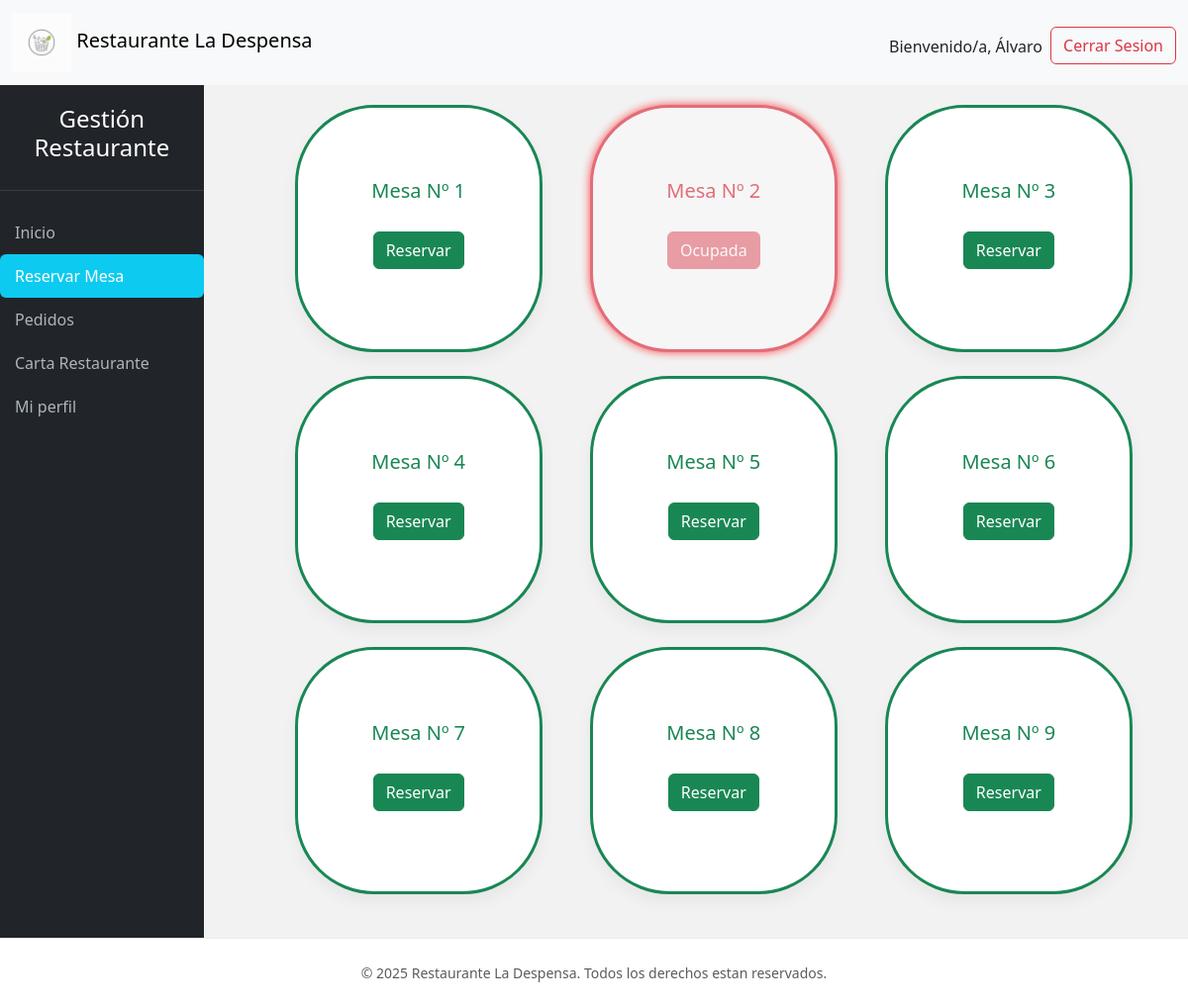
The page /clientes/mesas.php (signed in) on the database its author committed.
### tables this page shows
CREATE TABLE `mesa` (
  `nmesa` int(11) NOT NULL,
  `estado` tinyint(1) NOT NULL
);

### clientes/mesas.php (the view, shortened to what this page needs)
<?php
include("../conexion.php");
$consultamesa = "SELECT * FROM mesa";
$mesas = mysqli_query($conn, $consultamesa);
?>
<!doctype html>
<html lang="es">
<head>
    <?php
    include("../head.php");
    ?>
</head>
<body>
    <?php
    include("../nav.php");
    ?>
    <div class="wrapper">
        <?php
        include("navbar.php");
        ?>
        <div id="content">
            <div class="container-fluid">
                <div class="row ms-5">
                    <?php
                    if ($mesas && mysqli_num_rows($mesas) > 0) {
                        while ($datosmesas = mysqli_fetch_assoc($mesas)) {
                            $nummesa = $datosmesas['nmesa'];
                            $estadomesa = $datosmesas['estado'];
                            $clase_estado = '';
                            $texto_btn = '';
                            $btn_clase = 'btn-primary';
                            switch ($estadomesa) {
                                case 0:
                                    $clase_estado = 'mesa-disponible';
                                    $texto_btn = 'Reservar';
                                    $btn_clase = 'btn-success';
                                    break;
                                case 1:
                                    $clase_estado = 'mesa-ocupada';
                                    $texto_btn = 'Ocupada';
                                    $btn_clase = 'btn-danger disabled';
                                    break;
                            }
                    ?>
                            <div class="col-md-4">
                                <div class="card <?php echo $clase_estado; ?>">
                                    <h5 class="card-title text-primary">Mesa Nº <?php echo $nummesa; ?></h5>
                                    <p class="card-text display-4">
                                        <button class="btn <?php echo $btn_clase; ?>" data-bs-toggle="modal" data-bs-target="#modalReserva" data-mesa-id='<?php echo $nummesa; ?>'>
                                            <?php echo $texto_btn; ?>
                                        </button>
                                    </p>
                                </div>
                            </div>
                    <?php
                        }
                    } else {
                        echo "<div class='alert alert warning' role='alert'>No se encontraron mesas en la base de datos</div";
                    }
                    ?>
                </div>
            </div>
        </div>
    </div>
    <?php
    include("../footer.php");
    ?>
</body>
</html>

### styles.css (style rules this page uses)
body { display: flex; min-height: 100vh; flex-direction: column; background-color: #f8f9fa; background: linear-gradient(rgba(0, 0, 0, 0.05), rgba(0, 0, 0, 0.05)); margin: 0; }
.wrapper { display: flex; flex: 1; }
#content { width: 100%; padding: 20px; min-height: 100vh; transition: all 0.3s; }
.card { border: none; box-shadow: 0 0.5rem 1rem rgba(0, 0, 0, 0.05); margin-bottom: 1.5rem; }

### clientes/mesas.php (style rules this page uses)
.card { justify-content: center; align-items: center; width: 250px; height: 250px; border-radius: 80px; border: 3px solid transparent; box-shadow: 0 0.5rem 1rem rgba(0, 0, 0, 0.05); margin-bottom: 1.5rem; transition: all 0.2s ease-in-out; }
.mesa-disponible { border-color: #198754; }
.mesa-disponible .card-title { color: #198754 !important; }
.mesa-disponible .btn { background-color: #198754; border-color: #198754; }
.mesa-ocupada { box-shadow: 0px 0px 10px red; border-color: #dc3545; background-color: #f8f9fa; opacity: 0.7; }
.mesa-ocupada .card-title { color: #dc3545 !important; }
.mesa-ocupada .btn { background-color: #dc3545; border-color: #dc3545; }

### rows shown on the page
mesa: nmesa "1", estado "Reservar"
mesa: nmesa "2", estado "Ocupada"
mesa: nmesa "3", estado "Reservar"
mesa: nmesa "4", estado "Reservar"
mesa: nmesa "5", estado "Reservar"
mesa: nmesa "6", estado "Reservar"
mesa: nmesa "7", estado "Reservar"
mesa: nmesa "8", estado "Reservar"
mesa: nmesa "9", estado "Reservar"

### other values the page prints
$_SESSION['nombre'] "Álvaro"
